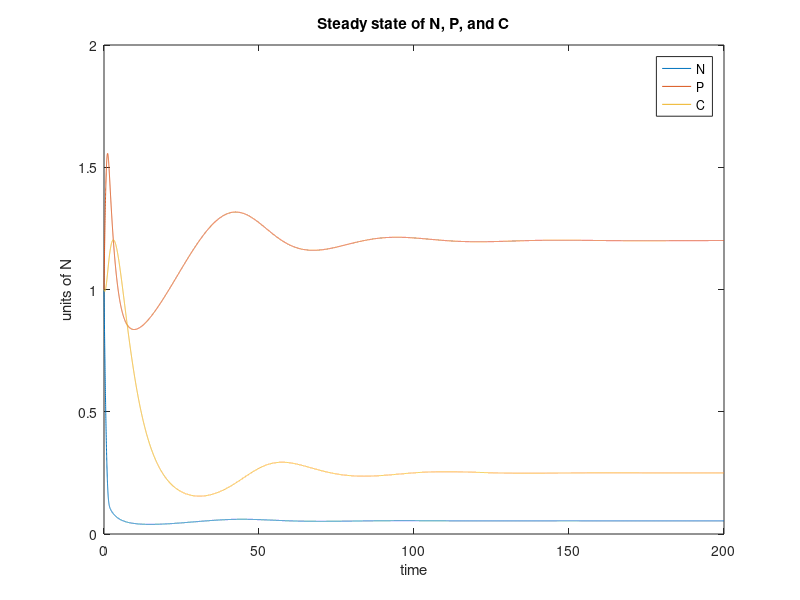
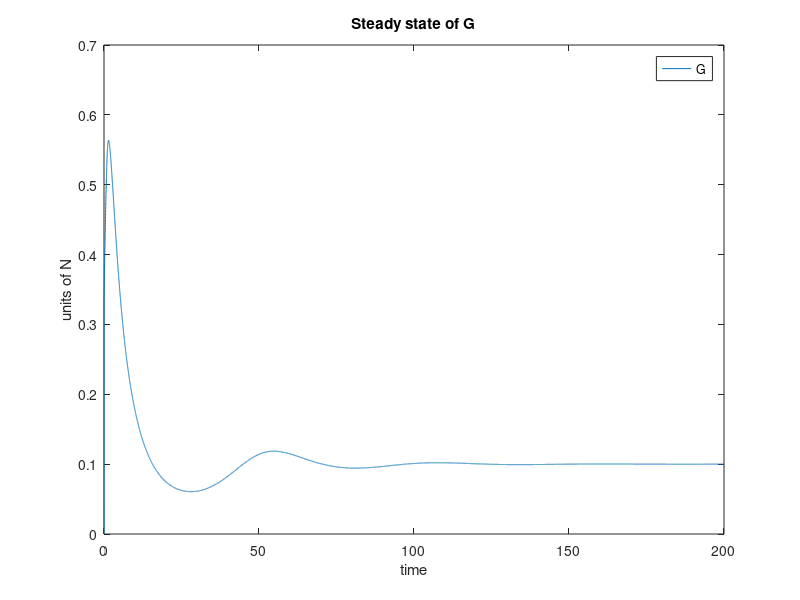

The MATLAB source for these figures, in order: (Note: this script raises an error after producing the figures.)
% Question 1
% dN/dt = qp*P - kr*N/(N+kN) + S
% dP/dt = kr*N/(N+kN) - a*P*C - qp*P
% dC/dt = a*P*C - qc*C - w*C

% 2 inputs
q_p = .5;
q_c = 1/5;
k_R = 2;
k_N = 1/10;
a = 1/3;
S = 1/20;
w = 1/5;

% linear terms
A = [0  q_p q_c; 0 -q_p 0; 0 0 (-q_c-w)];

% constants
r = [S;0;0];

%initial guess
N0 = 1;
P0 = 1;
C0 = 1;

% Using Euler Forward
v0 = [N0;P0;C0]; % initial condition

% time domain
dt = 0.01;
t = [0:dt:200];

v1 = zeros(3, length(t)); % placeholder for solution
v1(:,1) = v0;


% Euler Forward
for i = 2:length(t)
    N = v1(1, i-1);
    P = v1(2, i-1);
    C = v1(3, i-1);
    
    R = k_R.*N./(N+k_N);
    G = a.*P.*C;
    Gi(i) = (G);
    q = [-R;R-G;G]; % non-linear terms
    v1(:,i) = v1(:,i-1) + dt*(A*v1(:,i-1) + q + r); 
end

figure(1)
plot(t, v1)
xlabel('time')
ylabel('units of N')
title('Steady state of N, P, and C')
legend('N', 'P', 'C')

figure(2)
plot(t, Gi)
xlabel('time')
ylabel('units of N')
title('Steady state of G')
legend('G')

%3
% intitial conditions
v = [N0; P0; C0]; % v = [x0; y0]
s = .01;
% first F value with guess
F = getJacobian(v, A, r, k_R, k_N, a); 

%update with Newton Step
itc = 0;
while norm(F) > 1e-3
    
    %evaluate function and Jacobian
    [F, J] = getJacobian(v, A, r, k_R, k_N, a);
    
    % update v with Newton step, approx
    % do not do sJ\Fn in matlab, do s(J\Fn) for proper order
    v = v - s*(J\F);
    
    %update iteration counter
    itc = itc + 1;
    
    % collect values
    Ni(itc) = v(1);
    Pi(itc) = v(2);
    Ci(itc) = v(3);
    normi(itc) = norm(F);
    itci(itc) = itc;
    % evaluate function and Jacobian
    F = getJacobian(v, A, r, k_R, k_N, a);
    
end

figure(3)
plot(itci, normi, '*')
set(gca, 'YGrid', 'on')
set(gca, 'XGrid', 'on')
title('Norm of F, Tolerance = 1e-3')
xlabel('Newton Iteration')
ylabel('norm of Function')

NPC = [Ni; Pi; Ci];
figure(4)
plot(itci', NPC)
set(gca, 'YGrid', 'on')
set(gca, 'XGrid', 'on')
legend('N', 'P', 'C')
title('Np, P, C steady state estimation, Tolerance = 1e-3')
xlabel('Newton Iteration')
ylabel('units of N')
